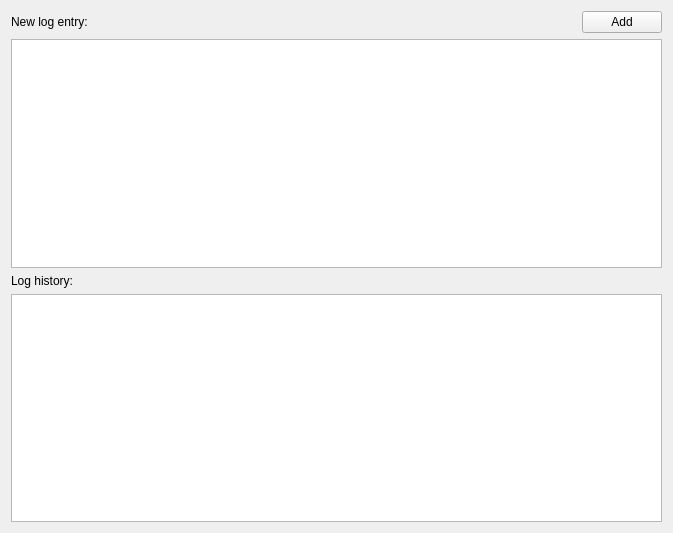
<?xml version="1.0" encoding="UTF-8"?>
<ui version="4.0">
 <class>Form</class>
 <widget class="QWidget" name="Form">
  <property name="geometry">
   <rect>
    <x>0</x>
    <y>0</y>
    <width>673</width>
    <height>533</height>
   </rect>
  </property>
  <property name="windowTitle">
   <string>Form</string>
  </property>
  <layout class="QGridLayout" name="gridLayout">
   <item row="0" column="0">
    <widget class="QLabel" name="label_2">
     <property name="text">
      <string>New log entry:</string>
     </property>
    </widget>
   </item>
   <item row="2" column="0">
    <widget class="QLabel" name="label">
     <property name="text">
      <string>Log history:</string>
     </property>
    </widget>
   </item>
   <item row="0" column="1">
    <spacer name="horizontalSpacer_2">
     <property name="orientation">
      <enum>Qt::Horizontal</enum>
     </property>
     <property name="sizeHint" stdset="0">
      <size>
       <width>457</width>
       <height>20</height>
      </size>
     </property>
    </spacer>
   </item>
   <item row="1" column="0" colspan="3">
    <widget class="QTextEdit" name="textNewLogEntry">
     <property name="autoFillBackground">
      <bool>false</bool>
     </property>
     <property name="locale">
      <locale language="English" country="UnitedStates"/>
     </property>
     <property name="frameShape">
      <enum>QFrame::StyledPanel</enum>
     </property>
     <property name="frameShadow">
      <enum>QFrame::Plain</enum>
     </property>
     <property name="autoFormatting">
      <set>QTextEdit::AutoBulletList</set>
     </property>
     <property name="textInteractionFlags">
      <set>Qt::TextEditorInteraction</set>
     </property>
    </widget>
   </item>
   <item row="3" column="0" colspan="3">
    <widget class="QTableWidget" name="tableLogHistory">
     <property name="frameShadow">
      <enum>QFrame::Plain</enum>
     </property>
     <property name="selectionMode">
      <enum>QAbstractItemView::SingleSelection</enum>
     </property>
     <property name="selectionBehavior">
      <enum>QAbstractItemView::SelectRows</enum>
     </property>
     <property name="sortingEnabled">
      <bool>true</bool>
     </property>
    </widget>
   </item>
   <item row="0" column="2">
    <widget class="QPushButton" name="pushAddButton">
     <property name="locale">
      <locale language="English" country="UnitedStates"/>
     </property>
     <property name="text">
      <string>Add</string>
     </property>
     <property name="autoDefault">
      <bool>false</bool>
     </property>
     <property name="default">
      <bool>false</bool>
     </property>
     <property name="flat">
      <bool>false</bool>
     </property>
    </widget>
   </item>
  </layout>
 </widget>
 <tabstops>
  <tabstop>textNewLogEntry</tabstop>
  <tabstop>pushAddButton</tabstop>
  <tabstop>tableLogHistory</tabstop>
 </tabstops>
 <resources/>
 <connections/>
</ui>
